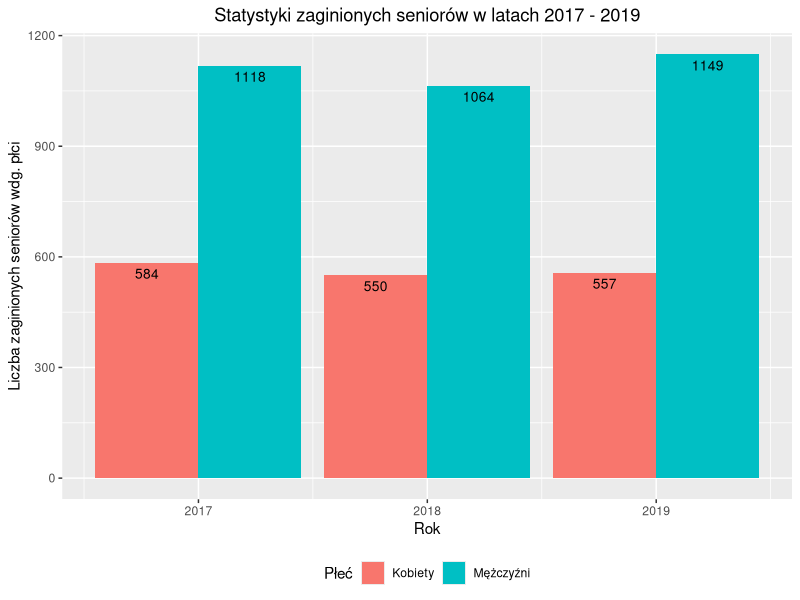

The R script that drew this image:
library(ggplot2)
library(dplyr)

Data <- data.frame("Dane" = c(1118, 584, 1064, 550, 1149, 557),
                   "Rok" = c(2017, 2017, 2018, 2018, 2019, 2019), 
                   "Płeć" = c("Mężczyźni", "Kobiety"), stringsAsFactors = FALSE)
ggplot(data = Data, aes(x = Rok, y = Dane, fill = Płeć)) + 
  geom_bar(stat = "identity", position = position_dodge()) + 
  ylab("Liczba zaginionych seniorów wdg. płci") + ggtitle("Statystyki zaginionych seniorów w latach 2017 - 2019") +
  geom_text(aes(label=Dane), vjust=1.6, color="black", position = position_dodge(0.9), size=3.5) + 
  theme(legend.position="bottom", plot.title = element_text(hjust = 0.5))
